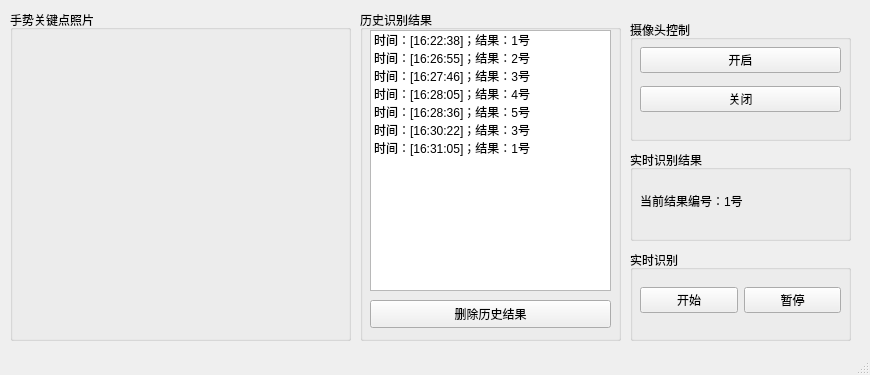
<?xml version="1.0" encoding="UTF-8"?>
<ui version="4.0">
 <class>GR_Qt</class>
 <widget class="QMainWindow" name="GR_Qt">
  <property name="windowModality">
   <enum>Qt::WindowModal</enum>
  </property>
  <property name="enabled">
   <bool>true</bool>
  </property>
  <property name="geometry">
   <rect>
    <x>0</x>
    <y>0</y>
    <width>870</width>
    <height>375</height>
   </rect>
  </property>
  <property name="sizePolicy">
   <sizepolicy hsizetype="Preferred" vsizetype="Preferred">
    <horstretch>0</horstretch>
    <verstretch>0</verstretch>
   </sizepolicy>
  </property>
  <property name="minimumSize">
   <size>
    <width>870</width>
    <height>375</height>
   </size>
  </property>
  <property name="maximumSize">
   <size>
    <width>870</width>
    <height>375</height>
   </size>
  </property>
  <property name="windowTitle">
   <string>基于Qt的手势识别系统</string>
  </property>
  <property name="animated">
   <bool>true</bool>
  </property>
  <widget class="QWidget" name="centralwidget">
   <widget class="QGroupBox" name="groupBox">
    <property name="geometry">
     <rect>
      <x>630</x>
      <y>20</y>
      <width>221</width>
      <height>121</height>
     </rect>
    </property>
    <property name="title">
     <string>摄像头控制</string>
    </property>
    <widget class="QWidget" name="verticalLayoutWidget">
     <property name="geometry">
      <rect>
       <x>10</x>
       <y>20</y>
       <width>201</width>
       <height>81</height>
      </rect>
     </property>
     <layout class="QVBoxLayout" name="verticalLayout">
      <item>
       <widget class="QPushButton" name="Cam_Open">
        <property name="text">
         <string>开启</string>
        </property>
       </widget>
      </item>
      <item>
       <widget class="QPushButton" name="Cam_Close">
        <property name="text">
         <string>关闭</string>
        </property>
       </widget>
      </item>
     </layout>
    </widget>
   </widget>
   <widget class="QGroupBox" name="groupBox_2">
    <property name="geometry">
     <rect>
      <x>630</x>
      <y>250</y>
      <width>221</width>
      <height>91</height>
     </rect>
    </property>
    <property name="title">
     <string>实时识别</string>
    </property>
    <widget class="QWidget" name="horizontalLayoutWidget_2">
     <property name="geometry">
      <rect>
       <x>10</x>
       <y>20</y>
       <width>201</width>
       <height>61</height>
      </rect>
     </property>
     <layout class="QHBoxLayout" name="horizontalLayout_2">
      <item>
       <widget class="QPushButton" name="Reco_Start">
        <property name="text">
         <string>开始</string>
        </property>
       </widget>
      </item>
      <item>
       <widget class="QPushButton" name="Reco_Stop">
        <property name="text">
         <string>暂停</string>
        </property>
       </widget>
      </item>
     </layout>
    </widget>
   </widget>
   <widget class="QGroupBox" name="groupBox_3">
    <property name="geometry">
     <rect>
      <x>10</x>
      <y>10</y>
      <width>341</width>
      <height>331</height>
     </rect>
    </property>
    <property name="title">
     <string>手势关键点照片</string>
    </property>
    <widget class="QLabel" name="HandPose">
     <property name="geometry">
      <rect>
       <x>20</x>
       <y>20</y>
       <width>310</width>
       <height>300</height>
      </rect>
     </property>
     <property name="text">
      <string/>
     </property>
     <property name="pixmap">
      <pixmap>data/train/pose/gesture_1.8.jpg</pixmap>
     </property>
    </widget>
   </widget>
   <widget class="QGroupBox" name="groupBox_4">
    <property name="geometry">
     <rect>
      <x>360</x>
      <y>10</y>
      <width>261</width>
      <height>331</height>
     </rect>
    </property>
    <property name="title">
     <string>历史识别结果</string>
    </property>
    <widget class="QPushButton" name="Del_Log">
     <property name="geometry">
      <rect>
       <x>10</x>
       <y>290</y>
       <width>241</width>
       <height>28</height>
      </rect>
     </property>
     <property name="text">
      <string>删除历史结果</string>
     </property>
    </widget>
    <widget class="QListWidget" name="Log_Widget">
     <property name="geometry">
      <rect>
       <x>10</x>
       <y>20</y>
       <width>241</width>
       <height>261</height>
      </rect>
     </property>
     <item>
      <property name="text">
       <string>时间：[16:22:38]；结果：1号</string>
      </property>
     </item>
     <item>
      <property name="text">
       <string>时间：[16:26:55]；结果：2号</string>
      </property>
     </item>
     <item>
      <property name="text">
       <string>时间：[16:27:46]；结果：3号</string>
      </property>
     </item>
     <item>
      <property name="text">
       <string>时间：[16:28:05]；结果：4号</string>
      </property>
     </item>
     <item>
      <property name="text">
       <string>时间：[16:28:36]；结果：5号</string>
      </property>
     </item>
     <item>
      <property name="text">
       <string>时间：[16:30:22]；结果：3号</string>
      </property>
     </item>
     <item>
      <property name="text">
       <string>时间：[16:31:05]；结果：1号</string>
      </property>
     </item>
    </widget>
   </widget>
   <widget class="QGroupBox" name="groupBox_5">
    <property name="geometry">
     <rect>
      <x>630</x>
      <y>150</y>
      <width>221</width>
      <height>91</height>
     </rect>
    </property>
    <property name="title">
     <string>实时识别结果</string>
    </property>
    <widget class="QLabel" name="Result_Label">
     <property name="geometry">
      <rect>
       <x>10</x>
       <y>20</y>
       <width>201</width>
       <height>61</height>
      </rect>
     </property>
     <property name="text">
      <string>当前结果编号：1号</string>
     </property>
    </widget>
   </widget>
  </widget>
  <widget class="QStatusBar" name="statusbar"/>
 </widget>
 <resources/>
 <connections/>
</ui>
